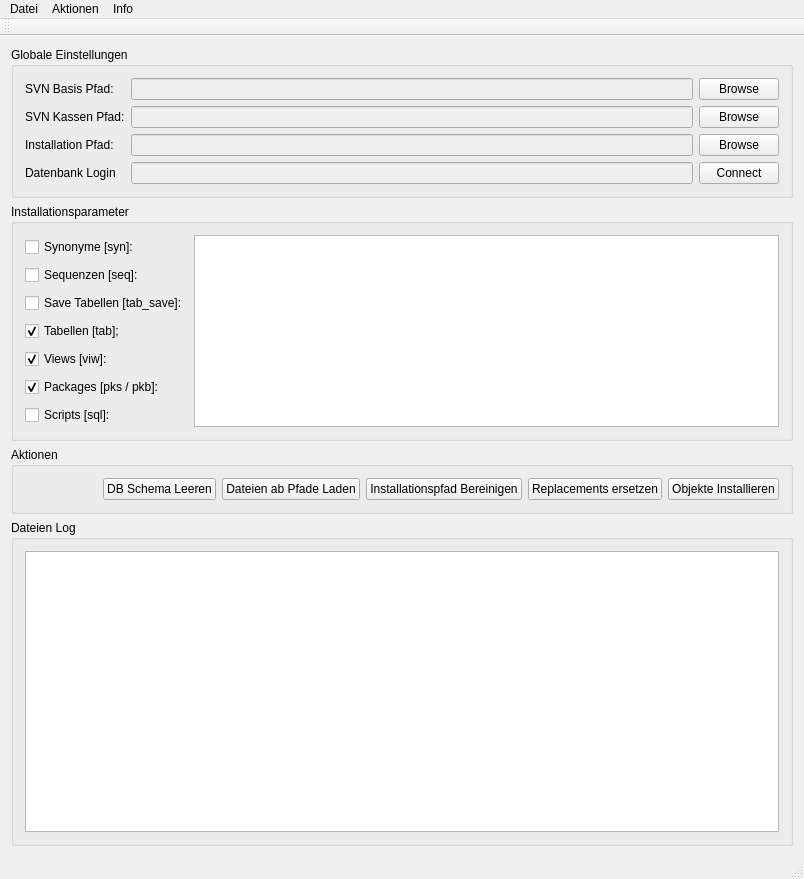
<?xml version="1.0" encoding="UTF-8"?>
<ui version="4.0">
 <class>MainWindow</class>
 <widget class="QMainWindow" name="MainWindow">
  <property name="geometry">
   <rect>
    <x>0</x>
    <y>0</y>
    <width>804</width>
    <height>879</height>
   </rect>
  </property>
  <property name="windowTitle">
   <string>DB Installer</string>
  </property>
  <property name="windowIcon">
   <iconset>
    <normaloff>system-software-installer.ico</normaloff>system-software-installer.ico</iconset>
  </property>
  <widget class="QWidget" name="centralWidget">
   <layout class="QVBoxLayout" name="verticalLayout_4">
    <item>
     <widget class="QGroupBox" name="groupBox">
      <property name="sizePolicy">
       <sizepolicy hsizetype="Preferred" vsizetype="Fixed">
        <horstretch>0</horstretch>
        <verstretch>0</verstretch>
       </sizepolicy>
      </property>
      <property name="title">
       <string>Globale Einstellungen</string>
      </property>
      <layout class="QHBoxLayout" name="horizontalLayout_2">
       <item>
        <layout class="QHBoxLayout" name="horizontalLayout">
         <item>
          <layout class="QVBoxLayout" name="verticalLayout">
           <item>
            <widget class="QLabel" name="label">
             <property name="text">
              <string>SVN Basis Pfad:</string>
             </property>
            </widget>
           </item>
           <item>
            <widget class="QLabel" name="label_2">
             <property name="text">
              <string>SVN Kassen Pfad:</string>
             </property>
            </widget>
           </item>
           <item>
            <widget class="QLabel" name="label_4">
             <property name="text">
              <string>Installation Pfad:</string>
             </property>
            </widget>
           </item>
           <item>
            <widget class="QLabel" name="label_3">
             <property name="text">
              <string>Datenbank Login</string>
             </property>
            </widget>
           </item>
          </layout>
         </item>
         <item>
          <layout class="QVBoxLayout" name="verticalLayout_2">
           <item>
            <widget class="QLineEdit" name="lineEdit_SvnBasePath">
             <property name="enabled">
              <bool>false</bool>
             </property>
             <property name="echoMode">
              <enum>QLineEdit::Normal</enum>
             </property>
             <property name="placeholderText">
              <string/>
             </property>
            </widget>
           </item>
           <item>
            <widget class="QLineEdit" name="lineEdit_SvnKndPath">
             <property name="enabled">
              <bool>false</bool>
             </property>
            </widget>
           </item>
           <item>
            <widget class="QLineEdit" name="lineEdit_InstallPath">
             <property name="enabled">
              <bool>false</bool>
             </property>
            </widget>
           </item>
           <item>
            <widget class="QLineEdit" name="lineEdit_DbLogin">
             <property name="enabled">
              <bool>false</bool>
             </property>
            </widget>
           </item>
          </layout>
         </item>
         <item>
          <layout class="QVBoxLayout" name="verticalLayout_3">
           <item>
            <widget class="QPushButton" name="pushButton_BrowseSvnBase">
             <property name="toolTip">
              <string>Pfadauswahl für den SVN Basispfad.</string>
             </property>
             <property name="text">
              <string>Browse</string>
             </property>
            </widget>
           </item>
           <item>
            <widget class="QPushButton" name="pushButton_BrowseSvnKnd">
             <property name="toolTip">
              <string>Pfadauswahl für den SVN Kassenpfad</string>
             </property>
             <property name="text">
              <string>Browse</string>
             </property>
            </widget>
           </item>
           <item>
            <widget class="QPushButton" name="pushButton_BrowseInstall">
             <property name="toolTip">
              <string>Pfadauswahl für den Installationspfad.</string>
             </property>
             <property name="text">
              <string>Browse</string>
             </property>
            </widget>
           </item>
           <item>
            <widget class="QPushButton" name="pushButton_ConnectDB">
             <property name="toolTip">
              <string>Erstellt Verbindung zur Datenbank.</string>
             </property>
             <property name="text">
              <string>Connect</string>
             </property>
            </widget>
           </item>
          </layout>
         </item>
        </layout>
       </item>
      </layout>
     </widget>
    </item>
    <item>
     <widget class="QGroupBox" name="groupBox_2">
      <property name="sizePolicy">
       <sizepolicy hsizetype="Preferred" vsizetype="Fixed">
        <horstretch>0</horstretch>
        <verstretch>0</verstretch>
       </sizepolicy>
      </property>
      <property name="title">
       <string>Installationsparameter</string>
      </property>
      <layout class="QHBoxLayout" name="horizontalLayout_4">
       <item>
        <layout class="QHBoxLayout" name="horizontalLayout_3">
         <item>
          <layout class="QVBoxLayout" name="verticalLayout_5">
           <item>
            <widget class="QCheckBox" name="checkBox_Synonym">
             <property name="text">
              <string>Synonyme [syn]:</string>
             </property>
            </widget>
           </item>
           <item>
            <widget class="QCheckBox" name="checkBox_Sequence">
             <property name="text">
              <string>Sequenzen [seq]:</string>
             </property>
            </widget>
           </item>
           <item>
            <widget class="QCheckBox" name="checkBox_SaveTable">
             <property name="acceptDrops">
              <bool>false</bool>
             </property>
             <property name="text">
              <string>Save Tabellen [tab_save]:</string>
             </property>
             <property name="checked">
              <bool>false</bool>
             </property>
            </widget>
           </item>
           <item>
            <widget class="QCheckBox" name="checkBox_Table">
             <property name="text">
              <string>Tabellen [tab];</string>
             </property>
             <property name="checked">
              <bool>true</bool>
             </property>
            </widget>
           </item>
           <item>
            <widget class="QCheckBox" name="checkBox_View">
             <property name="text">
              <string>Views [viw]:</string>
             </property>
             <property name="checked">
              <bool>true</bool>
             </property>
            </widget>
           </item>
           <item>
            <widget class="QCheckBox" name="checkBox_Package">
             <property name="text">
              <string>Packages [pks / pkb]:</string>
             </property>
             <property name="checked">
              <bool>true</bool>
             </property>
            </widget>
           </item>
           <item>
            <widget class="QCheckBox" name="checkBox_Script">
             <property name="text">
              <string>Scripts [sql]:</string>
             </property>
            </widget>
           </item>
          </layout>
         </item>
         <item>
          <widget class="QTableView" name="tableView_Parameter"/>
         </item>
        </layout>
       </item>
      </layout>
     </widget>
    </item>
    <item>
     <widget class="QGroupBox" name="groupBox_3">
      <property name="sizePolicy">
       <sizepolicy hsizetype="Preferred" vsizetype="Fixed">
        <horstretch>0</horstretch>
        <verstretch>0</verstretch>
       </sizepolicy>
      </property>
      <property name="title">
       <string>Aktionen</string>
      </property>
      <layout class="QVBoxLayout" name="verticalLayout_6">
       <item>
        <layout class="QHBoxLayout" name="horizontalLayout_5">
         <item>
          <spacer name="horizontalSpacer">
           <property name="orientation">
            <enum>Qt::Horizontal</enum>
           </property>
           <property name="sizeHint" stdset="0">
            <size>
             <width>40</width>
             <height>20</height>
            </size>
           </property>
          </spacer>
         </item>
         <item>
          <widget class="QPushButton" name="pushButton_CleanupSchema">
           <property name="toolTip">
            <string>Es werden alle Datenbank Objekte ausser Synonyme im angemeldeten Schema gelöscht. </string>
           </property>
           <property name="text">
            <string>DB Schema Leeren</string>
           </property>
          </widget>
         </item>
         <item>
          <widget class="QPushButton" name="pushButton_LoadFromPath">
           <property name="toolTip">
            <string>Einlesen der Dateien von den veschiedenen Dateipfaden.</string>
           </property>
           <property name="text">
            <string>Dateien ab Pfade Laden</string>
           </property>
          </widget>
         </item>
         <item>
          <widget class="QPushButton" name="pushButton_CleanupPath">
           <property name="toolTip">
            <string>Löscht alle Dateien im Installations Verzeichnis.</string>
           </property>
           <property name="text">
            <string>Installationspfad Bereinigen</string>
           </property>
          </widget>
         </item>
         <item>
          <widget class="QPushButton" name="pushButton_CopyAndReplace">
           <property name="toolTip">
            <string>&lt;html&gt;&lt;head/&gt;&lt;body&gt;&lt;p&gt;Kopieren von allen Dateien anhand der Hirarchie von den ausgewählten SVN Pfaden in das Installationsverzeichnis. In diesem Schritt werden alle Replacements vorgenommen.&lt;/p&gt;&lt;/body&gt;&lt;/html&gt;</string>
           </property>
           <property name="text">
            <string>Replacements ersetzen</string>
           </property>
          </widget>
         </item>
         <item>
          <widget class="QPushButton" name="pushButton_InstallObjects">
           <property name="text">
            <string>Objekte Installieren</string>
           </property>
          </widget>
         </item>
        </layout>
       </item>
      </layout>
     </widget>
    </item>
    <item>
     <widget class="QGroupBox" name="groupBox_4">
      <property name="title">
       <string>Dateien Log</string>
      </property>
      <layout class="QVBoxLayout" name="verticalLayout_7">
       <item>
        <widget class="QTreeView" name="treeView_Info"/>
       </item>
      </layout>
     </widget>
    </item>
   </layout>
  </widget>
  <widget class="QToolBar" name="mainToolBar">
   <attribute name="toolBarArea">
    <enum>TopToolBarArea</enum>
   </attribute>
   <attribute name="toolBarBreak">
    <bool>false</bool>
   </attribute>
  </widget>
  <widget class="QStatusBar" name="statusBar"/>
  <widget class="QMenuBar" name="menuBar">
   <property name="geometry">
    <rect>
     <x>0</x>
     <y>0</y>
     <width>804</width>
     <height>21</height>
    </rect>
   </property>
   <widget class="QMenu" name="menuFile">
    <property name="title">
     <string>Datei</string>
    </property>
    <addaction name="separator"/>
    <addaction name="actionExit"/>
   </widget>
   <widget class="QMenu" name="menuAktion">
    <property name="title">
     <string>Aktionen</string>
    </property>
    <addaction name="actionDB_Schema_Leeren"/>
    <addaction name="separator"/>
    <addaction name="actionDateien_ab_Pfade_Laden"/>
    <addaction name="actionInstallationspfad_Bereinigen"/>
    <addaction name="actionReplacments_ersetzen"/>
    <addaction name="separator"/>
    <addaction name="actionObjekte_Installieren"/>
    <addaction name="separator"/>
    <addaction name="actionParameter_in_Zwischenablage"/>
    <addaction name="actionPasswort_Schl_ssel_in_Zwischenablage_kopieren"/>
   </widget>
   <widget class="QMenu" name="menuInfo">
    <property name="title">
     <string>Info</string>
    </property>
    <addaction name="actionVersionshinweis"/>
   </widget>
   <addaction name="menuFile"/>
   <addaction name="menuAktion"/>
   <addaction name="menuInfo"/>
  </widget>
  <action name="actionExit">
   <property name="text">
    <string>Exit</string>
   </property>
  </action>
  <action name="actionDB_Schema_Leeren">
   <property name="text">
    <string>DB Schema Leeren</string>
   </property>
  </action>
  <action name="actionDateien_ab_Pfade_Laden">
   <property name="text">
    <string>Dateien ab Pfade Laden</string>
   </property>
  </action>
  <action name="actionInstallationspfad_Bereinigen">
   <property name="text">
    <string>Installationspfad Bereinigen</string>
   </property>
  </action>
  <action name="actionReplacments_ersetzen">
   <property name="text">
    <string>Replacments ersetzen</string>
   </property>
  </action>
  <action name="actionObjekte_Installieren">
   <property name="text">
    <string>Objekte Installieren</string>
   </property>
  </action>
  <action name="actionParameter_in_Zwischenablage">
   <property name="text">
    <string>Parameter in Zwischenablage kopieren</string>
   </property>
  </action>
  <action name="actionVersionshinweis">
   <property name="text">
    <string>Versionshinweis</string>
   </property>
  </action>
  <action name="actionPasswort_Schl_ssel_in_Zwischenablage_kopieren">
   <property name="text">
    <string>Passwort in Zwischenablage kopieren</string>
   </property>
  </action>
 </widget>
 <layoutdefault spacing="6" margin="11"/>
 <resources/>
 <connections/>
</ui>
